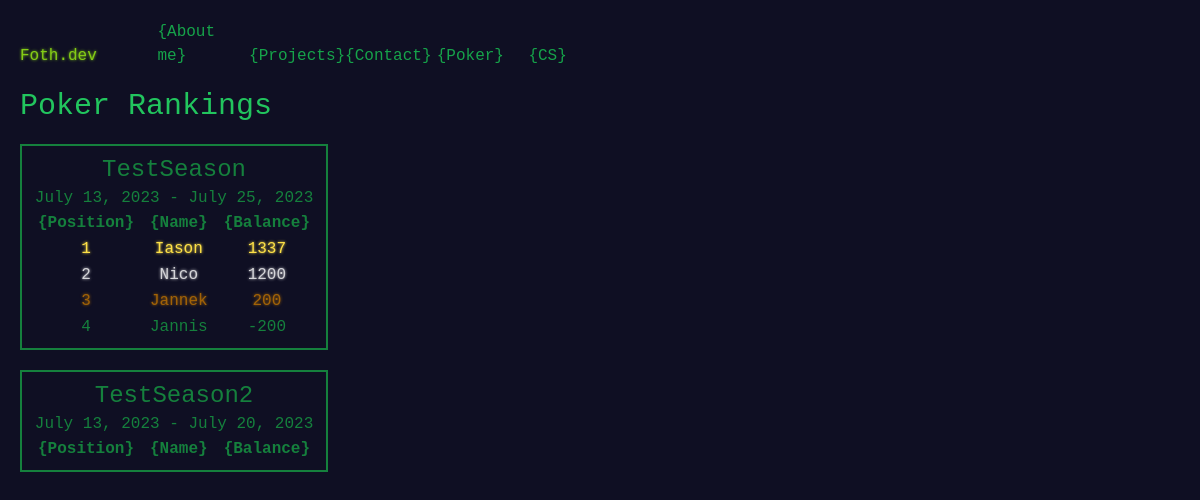
The app's page /poker/ with its own data.
### poker/models.py (models this page shows)
class PokerSeason(models.Model):
    name = models.CharField(max_length=32)
    start_date = models.DateField()
    end_date = models.DateField()
    def __str__(self):
        return self.name

class PokerPlayer(models.Model):
    name = models.CharField(max_length=32)
    def __str__(self):
        return self.name

### poker/views.py (the view)
# urls.py: path('', views.show_poker_page, name="show_poker_page")
def show_poker_page(request):
    seasons_data = PokerSeason.objects.all().select_related()
    seasons = {}
    for season in seasons_data:
        seasons[season] = []
        players = PokerPlayer.objects.filter(pokerplayergameperformance__game__season=season).distinct()
        for player in players:
            balance = 0
            for game in player.pokerplayergameperformance_set.all():
                balance += game.chips
            seasons[season].append((player, balance))
        seasons[season].sort(key=lambda x: x[1], reverse=True)
    return render(request, "poker/show_poker_page.html", {"seasons_data": seasons})

### poker/templates/poker/show_poker_page.html
{% extends 'base.html' %}
{% load static %}
{% block content %}
<h1 class="text-3xl text-green-500">Poker Rankings</h1>
{% for season, players in seasons_data.items %}
<div class="w-fit border-2 border-green-700 p-2 text-green-700 text-center my-5 overflow-auto">
  <h2 class="text-2xl text-green-700 text-center">{{ season }}</h2>
  <p class="text-center">{{ season.start_date }} - {{ season.end_date }}</p>
  <table class="text-center mx-auto">
    <thead>
      <tr>
        <th class="px-2">{Position}</th>
        <th class="px-2">{Name}</th>
        <th class="px-2">{Balance}</th>
      </tr>
    </thead>
    <tbody>
      {% for player in players %}
      {% if forloop.counter == 1 %}
      <tr class="text-yellow-300 text-shadow-aoc shadow-yellow-300">
      {% elif forloop.counter == 2 %}
      <tr class="text-zinc-300 text-shadow-aoc shadow-zinc-300">
      {% elif forloop.counter == 3 %}
      <tr class="text-yellow-700 text-shadow-aoc shadow-yellow-700">
      {% else %}
      <tr>
      {% endif %}
        <td class="px-2">{{ forloop.counter }}</td>
        <td class="px-2">{{ player.0 }}</td>
        <td class="px-2">{{ player.1 }}</td>
      </tr>
      {% endfor %}
    </tbody>
  </table>
</div>
{% endfor %}
{% endblock %}

### records on screen
PokerSeason: name "TestSeason", start_date "July 13, 2023", end_date "July 25, 2023"
PokerPlayer: name "Iason", player "1337"
PokerPlayer: name "Nico", player "1200"
PokerPlayer: name "Jannek", player "200"
PokerPlayer: name "Jannis", player "-200"
PokerSeason: name "TestSeason2", start_date "July 13, 2023", end_date "July 20, 2023"
